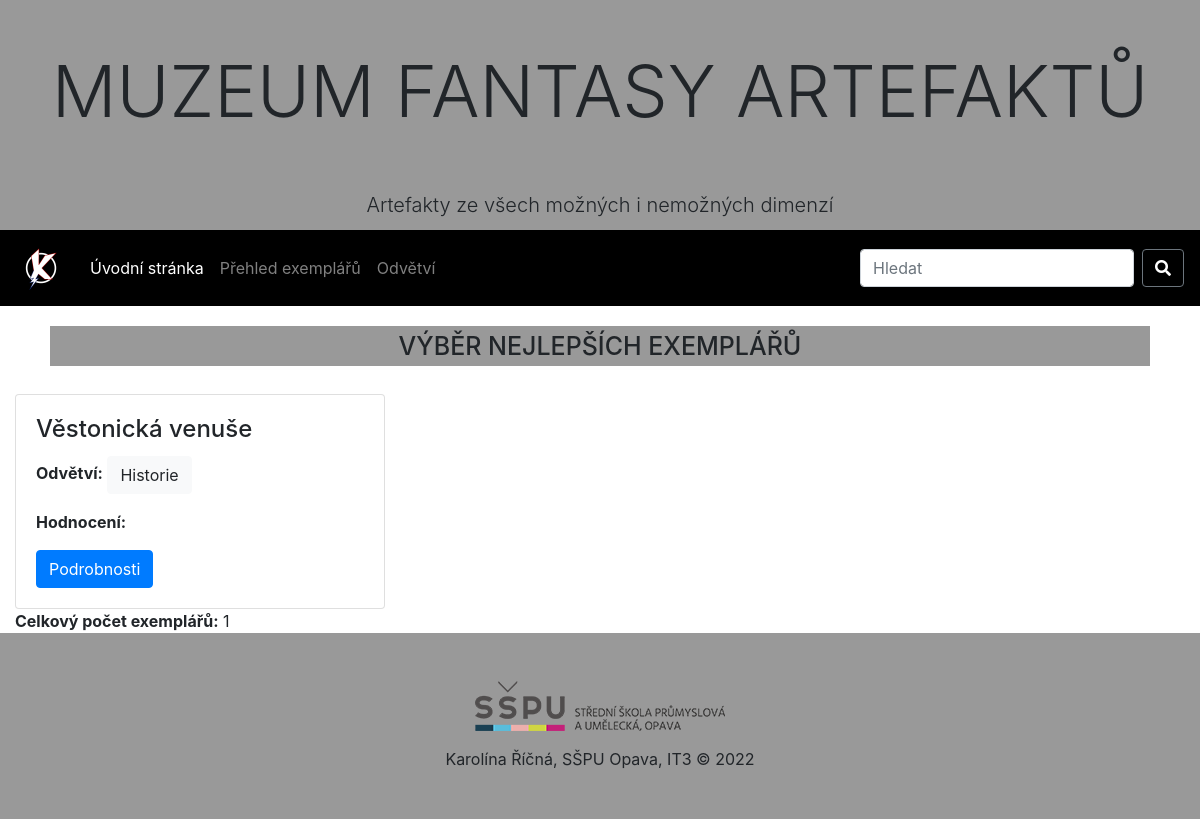
The app's page /exemplar/, older data.
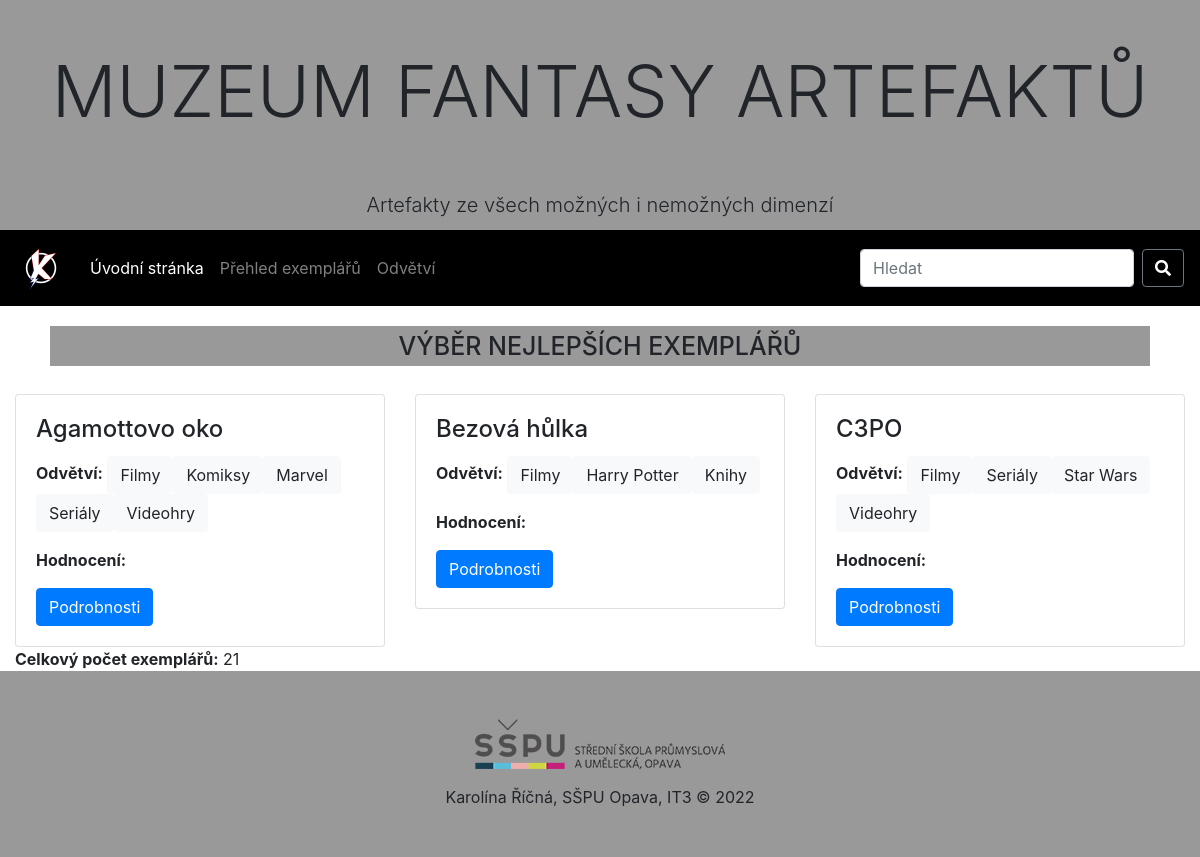
The same page, newer data.
### exemplar/models.py (models this page shows, shortened)
class Exemplar(models.Model):
    nazev = models.CharField(max_length=50, verbose_name="Název")
    popis = models.TextField(blank=True, null=True, verbose_name="Popis")
    poster = models.ImageField(blank=True, verbose_name="Poster",
                               upload_to="posters/")
    odvetvi = models.ManyToManyField(Odvetvi, help_text='Vyberte odvětví, do kterého spadá tento exemplář.')
    class Meta:
        verbose_name = 'Exemplář'
        verbose_name_plural = 'Exempláře'

class Odvetvi(models.Model):
    nazev = models.CharField(max_length=100, unique=True, null=True, blank=True,
                             verbose_name="Název uměleckého stylu",
                             help_text='Zadejte odvětví, do kterého spadá daný exemplář (Biologie, Historie)')
    class Meta:
        ordering = ['nazev']
        verbose_name = 'Odvětví'
        verbose_name_plural = 'Odvětví'

### exemplar/views.py (the view)
# urls.py: path('', views.index, name='index'),
def index(request):
    pocet_exemplaru = Exemplar.objects.all().count()
    exemplre = Exemplar.objects.order_by('nazev')[:3]
    context = {
        'pocet_exemplaru': pocet_exemplaru,
        'exemplare': exemplre
    }
    return render(request, 'index.html', context=context)

### exemplar/templates/index.html (shortened to what this page needs)
{% extends "base.html" %}
{% block content %}
<div class="row" style="margin: 20px">
 <div class="col-sm-12">
 <h2 class="text-center" style="font-size: 25px;text-transform: uppercase;background-color: rgba(0,0,0,0.4);padding: 5px;">Výběr nejlepších exemplářů</h2>
 </div>
</div>
<div class="row">
 {% for exemplar in exemplare %}
 <div class="col-sm-4">
 <div class="card">
 <div class="card-body">
 <h4 class="card-title">{{ exemplar.nazev}}</h4>
 <p class="card-text"><strong>Odvětví:</strong>
 {% for odvetvi in exemplar.odvetvi.all %}<button class="btn btn-light">{{ odvetvi.nazev }}</button>{% endfor %}
 </p>
 <p><strong>Hodnocení:</strong> {{ film.rate }}</p>
 <a href="{% url 'exemplar_detail' exemplar.pk %}" class="btn btn-primary">Podrobnosti</a>
 </div>
 </div>
 </div>
 {% endfor %}
</div>
<div class="row">
 <div class="col-sm-12">
 <strong>Celkový počet exemplářů:</strong> {{ pocet_exemplaru }}
 </div>
</div>
{% endblock %}

### exemplar/templates/base.html (shortened to what this page needs)
<!DOCTYPE html>
<html lang="cs">
<head>
 <link rel="stylesheet"
href="https://maxcdn.bootstrapcdn.com/bootstrap/4.4.1/css/bootstrap.min.css">
<link
      rel="stylesheet"
      href="https://use.fontawesome.com/releases/v5.6.3/css/all.css"
    />
 {% load static %}
 <link rel="stylesheet" href="{% static 'css/styly.css' %}">
</head>
<body>
{% block header %}
 {% include "page/header.html" %}
 {% endblock %}
 {% block navbar %}
 {% include "page/navbar.html" %}
 {% endblock %}
 <main>
 <div class="container-fluid">
 {% block content %}{% endblock %}
 </div>
 </main>
 {% block footer %}
 {% include "page/footer.html" %}
 {% endblock %}
</body>
</html>

### exemplar/templates/page/header.html
<header class="jumbotron-fluid bg-secondary" style="background-color: rgba(0,0,0,0.4)!important;">
      <h1 class="display-3 text-center text-uppercase p-5">Muzeum fantasy artefaktů</h1>
      <p class="lead text-center" style="margin-bottom: 0px; padding-bottom: 10px">Artefakty ze všech možných i nemožných dimenzí</p>
</header>

### exemplar/templates/page/navbar.html (shortened to what this page needs)
<nav class="navbar navbar-expand-sm navbar-dark bg-dark" style="background-color:  black !important;">
    <a class="navbar-brand" href="http://127.0.0.1:8000/exemplar/easteregg/"
    ><img
            id="logo"
            src="../../static/img/logo.png"
            alt="logo"
            style="height: 50px"
    /></a>
    <div class="collapse navbar-collapse" id="collapsibleNavId">
        <ul class="navbar-nav mr-auto mt-2 mt-lg-0">
            <li class="nav-item">
                <a class="nav-link active" href="{% url 'index' %}">Úvodní stránka</a>
            </li>
            <li class="nav-item">
                <a class="nav-link" href="http://127.0.0.1:8000/exemplar/exemplare/">Přehled exemplářů</a>
            </li>
            <li class="nav-item">
                <a class="nav-link" href="#">Odvětví</a>
            </li>
        </ul>
        <form class="form-inline my-2 my-lg-0">
            <input
                    class="form-control mr-sm-2"
                    type="text"
                    placeholder="Hledat"
            />
            <button
                    id="lupa"
                    class="btn btn-outline-secondary my-2 my-sm-0"
                    type="submit"
            >
                <i class="fa fa-search" style="color:  white;"></i>
            </button>
        </form>
    </div>
</nav>

### exemplar/templates/page/footer.html
{% load static %}
<footer class="py-5 bg-secondary" style="background-color: rgba(0,0,0,0.4)!important;">
    <p class="text-center"><img src="{% static 'img/skola-logo.png' %}" alt="Logo školy"></p>
    <p class="m-0 text-center">
        Karolína Říčná, SŠPU Opava, IT3 &copy; 2022
    </p>
</footer>

Row changes from the older to the newer data that the page shows:
removed Exemplar: nazev "Věstonická venuše"
removed Odvetvi: nazev "Historie", shown under "Věstonická venuše"
added Exemplar: nazev "Agamottovo oko"
added Odvetvi: nazev "Filmy"
added Odvetvi: nazev "Komiksy", shown under "Agamottovo oko"
added Odvetvi: nazev "Marvel", shown under "Agamottovo oko"
added Odvetvi: nazev "Seriály"
added Odvetvi: nazev "Videohry"
added Exemplar: nazev "Bezová hůlka"
added Odvetvi: nazev "Harry Potter", shown under "Bezová hůlka"
added Odvetvi: nazev "Knihy", shown under "Bezová hůlka"
added Exemplar: nazev "C3PO"
added Odvetvi: nazev "Star Wars", shown under "C3PO"
Text that changed along with them:
{{ pocet_exemplaru }}: "1" → "21"
